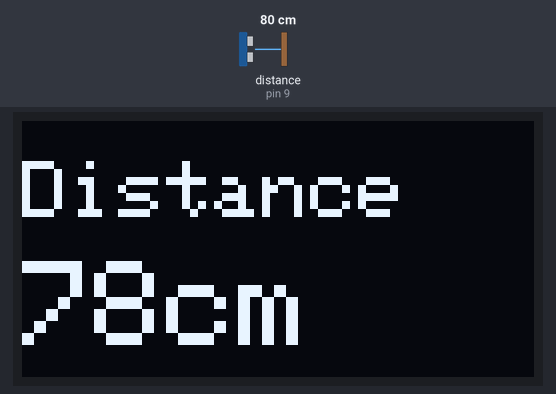
A sketch run on a simulated Arduino Uno, built with avr-gcc and run on an emulated ATmega328P. On the bench: 128×64 one-colour display. Wiring (inferred from the names in the program): ultrasonic range finder: trigger pin 10; echo pin 9. The test bench sets the inputs (shaded band); at power-on: distance to the obstacle (sensor on pin 9) 80 cm. The echo pulse lasts 58.3 µs per cm; what the sketch prints to the serial monitor is not drawn.

Above: at 3.2 s.
3.3 s: distance to the obstacle (sensor on pin 9) set to 2 cm
At 5.3 s:
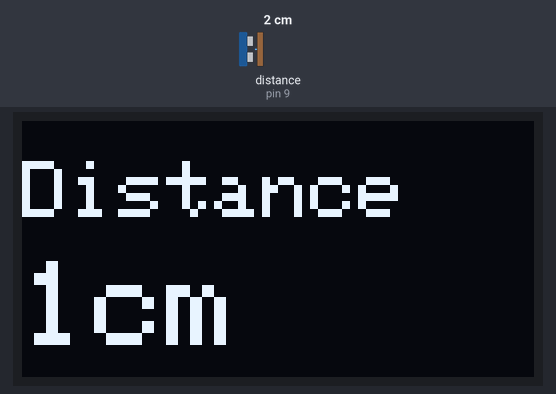
5.6 s: distance to the obstacle (sensor on pin 9) set to 4 cm
At 6.8 s:
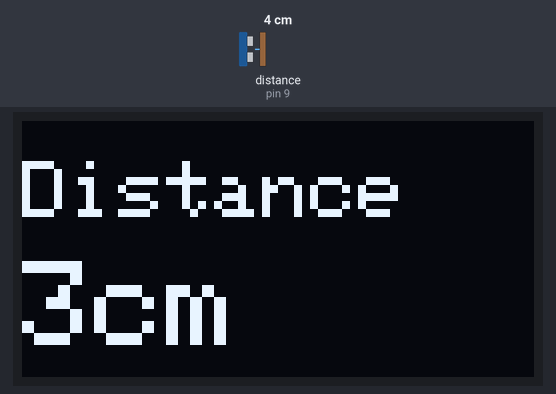
7.6 s: distance to the obstacle (sensor on pin 9) set to 9 cm
At 9.2 s:
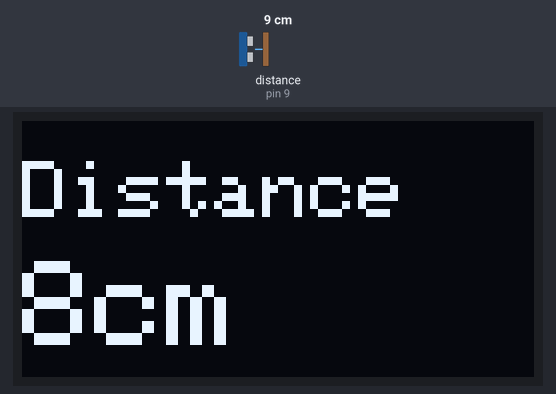
Timing chart, 0 to 10.7 s (numbered marks = the images above; inputs shaded):
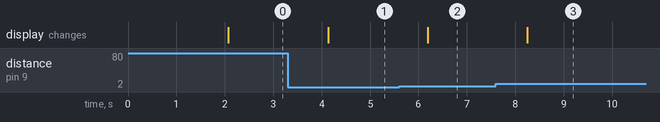

Measured:
- after the input at 3.3 s, the display: changes after 0.84 s (image 1)
- after the input at 5.6 s, the display: changes after 0.59 s (image 2)
- after the input at 7.6 s, the display: changes after 0.65 s (image 3)

The sketch:

Ultrasonic_sensor_with_Arduino_Uno.ino
```cpp
#include <Adafruit_GFX.h>
#include <Adafruit_SSD1306.h>
const int trigPin = 10;
const int echoPin = 9;
// defines variables
long duration;
int distance;

#define SCREEN_WIDTH 128 // OLED display width, in pixels
#define SCREEN_HEIGHT 64 // OLED display height, in pixels

// Declaration for an SSD1306 display connected to I2C (SDA, SCL pins)
#define OLED_RESET     -1 // Reset pin # (or -1 if sharing Arduino reset pin)
Adafruit_SSD1306 display(SCREEN_WIDTH, SCREEN_HEIGHT, &Wire, OLED_RESET);


void setup() {
  Serial.begin(9600); // Starts the serial communication
  pinMode(trigPin, OUTPUT); // Sets the trigPin as an Output
  pinMode(echoPin, INPUT); // Sets the echoPin as an Input
  display.begin(SSD1306_SWITCHCAPVCC, 0x3C);
  delay(2000);
  display.clearDisplay();
  display.setTextColor(WHITE);
  delay(10);
}
void loop() {
  // Clears the trigPin
  digitalWrite(trigPin, LOW);
  delayMicroseconds(2);
  // Sets the trigPin on HIGH state for 10 micro seconds
  digitalWrite(trigPin, HIGH);
  delayMicroseconds(10);
  digitalWrite(trigPin, LOW);
  // Reads the echoPin, returns the sound wave travel time in microseconds
  duration = pulseIn(echoPin, HIGH);
  // Calculating the distance
  distance = duration * 0.034 / 2;
  // Prints the distance on the Serial Monitor
  Serial.print("Distance: ");
  Serial.println(distance);
  display.clearDisplay();
  display.setTextSize(2);
  display.setCursor(0, 10);
  display.print("Distance");
  display.setTextSize(3);
  display.setCursor(0, 35);
  display.print(distance);
  display.print("cm");
  display.display();
  delay(1000);
}
```
